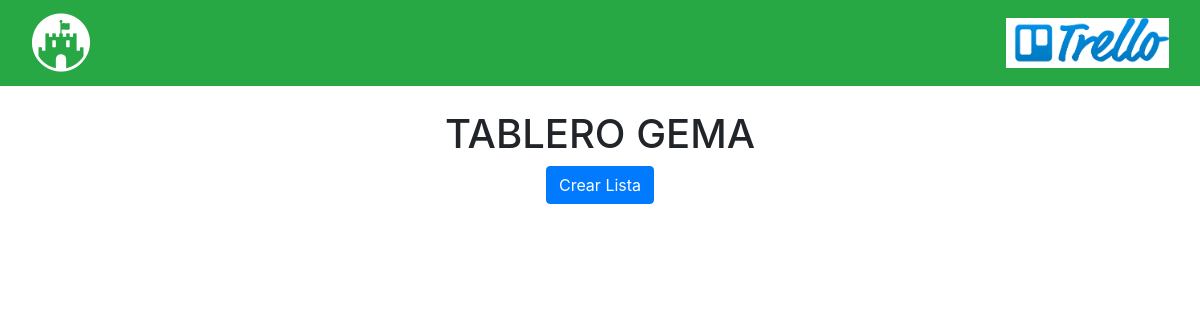
The app's page /crello/tablero/6, older data.
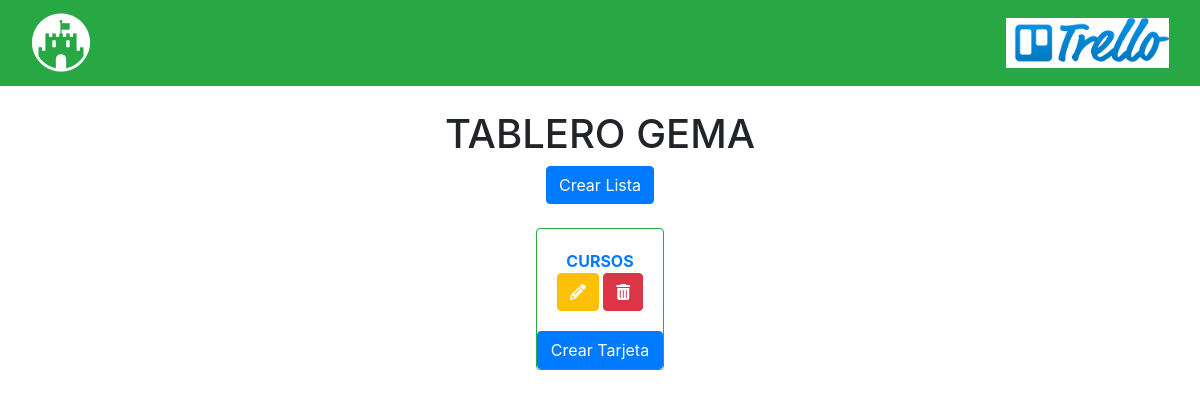
The same page, newer data.
### crello/models.py (models this page shows)
class Lista(models.Model):
    nombre = models.CharField(max_length=60)
    fk_Tablero = models.ForeignKey(Tablero, on_delete = models.CASCADE)

### crello/views.py (the view)
# urls.py: path('tablero/<int:id>', views.consultar_lista, name='consultar_lista'),
def consultar_lista(request,id):
    templ = 'crello/tablero.html'
    listado_lista= Lista.objects.filter(fk_Tablero = id).prefetch_related('tarjetas')
    info_Tablero = get_object_or_404(Tablero, pk=id)
    contexto={'listado_lista':listado_lista,'info_Tablero':info_Tablero}
    return render(request,templ,contexto)

### crello/templates/crello/tablero.html
{% extends 'crello/plantilla.html' %} {% block title %} {{info_Tablero.nombre}} {% endblock %} {% block content %}
<br>
<h1 class="text-center text-uppercase"> Tablero {{info_Tablero.nombre}}</h1>
<div class="container d-flex justify-content-center">
    <a class="btn btn-primary" href="{% url 'crear_lista' info_Tablero.id %}"> Crear Lista</a>
</div>
<br>
<div class="container-fluid d-flex justify-content-center">
    {% if listado_lista|length > 0 %}
    <div class="card-deck">
        {% for lista in listado_lista %}
        <div class="card border border-success">
            <div class="card-body text-center">
                <a class="card-title text-uppercase text-center text-primary font-weight-bolder">{{lista.nombre}}</a>
                <div>
                    <a class="btn btn-warning" href="{% url 'editar_lista' lista.id %}"><i class="fa fa-pencil text-white" aria-hidden="true"></i></a>
                    <a class="btn btn-danger" href="{% url 'eliminar_lista' lista.id %}"><i class="fa fa-trash" aria-hidden="true"></i></a>
                </div>
            </div>
            <a class="btn btn-primary" href="{% url 'crear_tarjeta' lista.id %}">Crear Tarjeta</a>
        </div>
        {% endfor %}
    </div>
    {% endif %}
</div>
{% endblock content %}

Row changes from the older to the newer data that the page shows:
added Lista: nombre "CURSOS"
